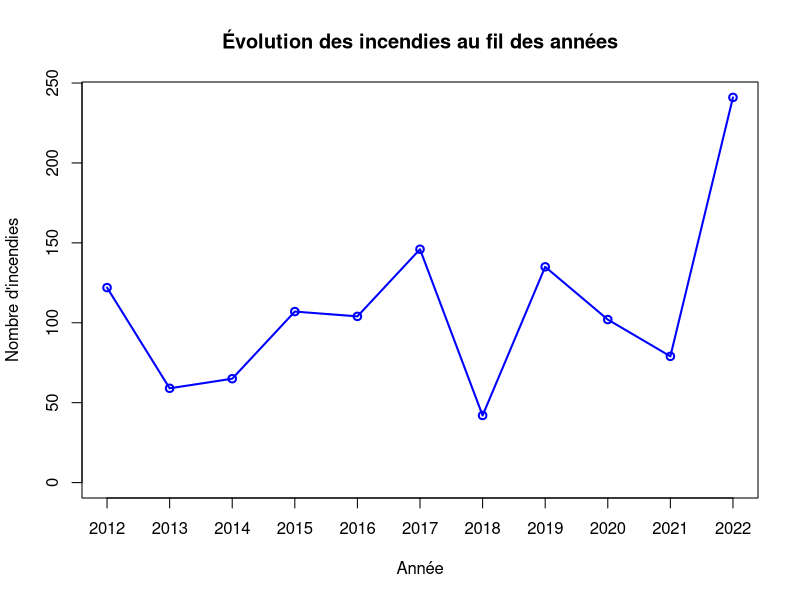
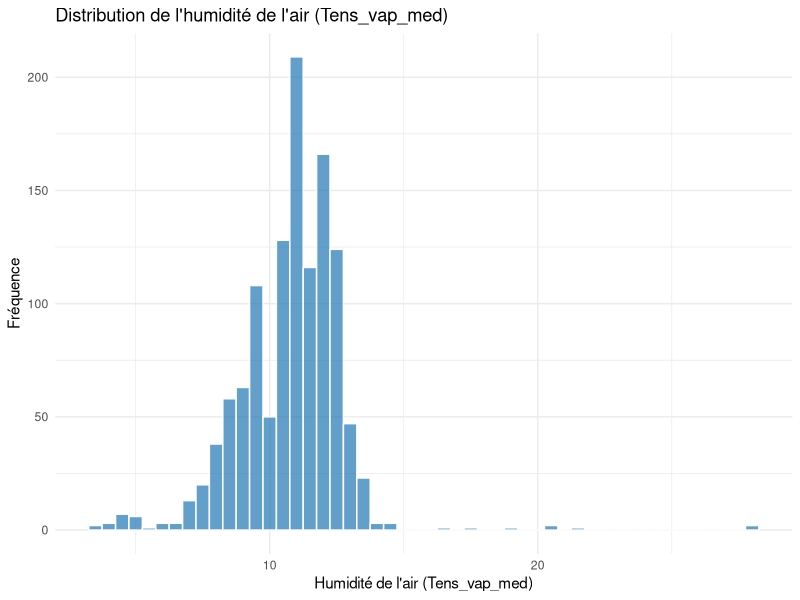
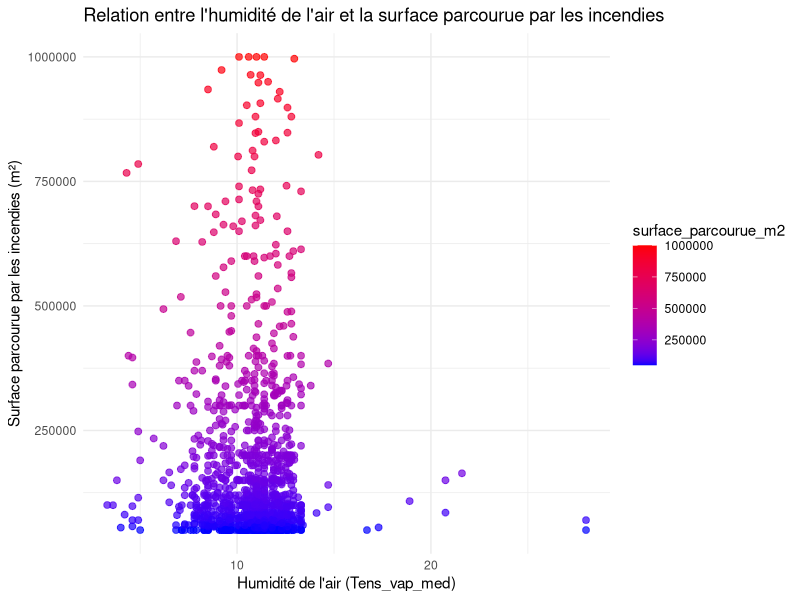
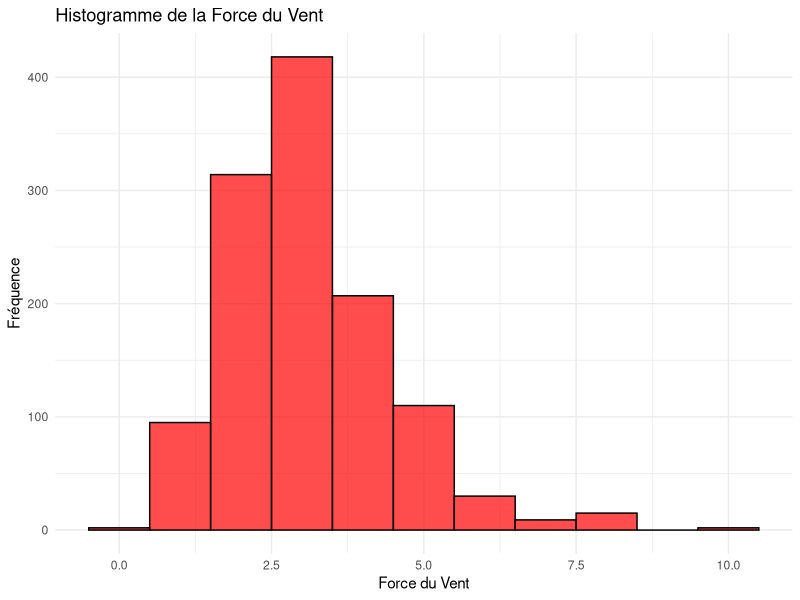
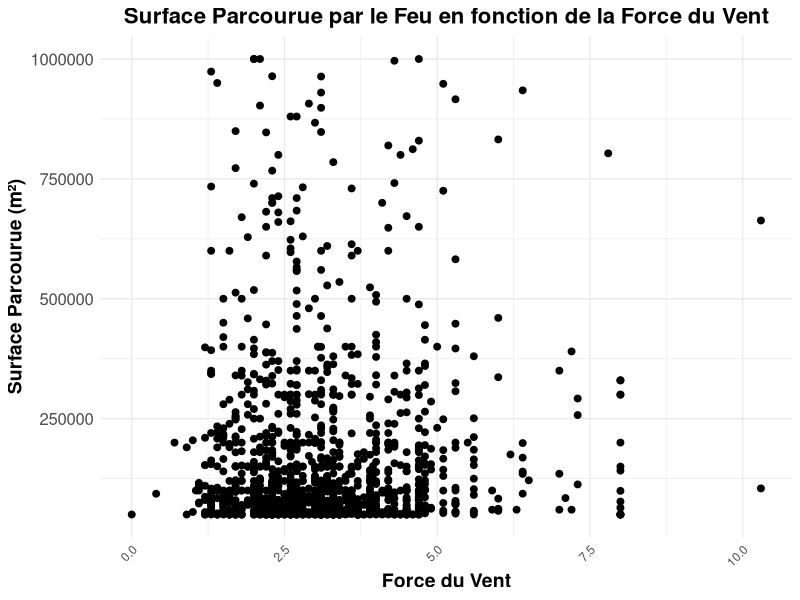

The R script that drew these images, in order:
## ---- chunk 1
# Charger les données
donnees <- read.csv("../Data/donnees_incendies.csv")

annee_freq <- table(donnees$annee)

# Créer un graphique en ligne
plot(annee_freq, 
     type="o",  # "o" pour un graphique avec des points et des lignes
     col="blue", 
     main="Évolution des incendies au fil des années", 
     xlab="Année", 
     ylab="Nombre d'incendies")
## ---- chunk 2
library(ggplot2)
data <- read.csv("../Exports/export_Humidites.csv")
ggplot(data, aes(x = Tens_vap_med)) +
  geom_histogram(binwidth = 0.5, fill = "#1f77b4", color = "white", alpha = 0.7) +
  labs(title = "Distribution de l'humidité de l'air (Tens_vap_med)", 
       x = "Humidité de l'air (Tens_vap_med)", 
       y = "Fréquence") +
  theme_minimal()
## ---- chunk 3
library(ggplot2)
data <- read.csv("../Exports/export_Humidites.csv")
ggplot(data, aes(x = Tens_vap_med, y = surface_parcourue_m2)) +
  geom_point(aes(color = surface_parcourue_m2), size = 2, alpha = 0.7) + 
  scale_color_gradient(low = "blue", high = "red") + 
  labs(title = "Relation entre l'humidité de l'air et la surface parcourue par les incendies", 
       x = "Humidité de l'air (Tens_vap_med)", 
       y = "Surface parcourue par les incendies (m²)") +
  theme_minimal()

## ---- chunk 4
correlation <- cor(data$Tens_vap_med, data$surface_parcourue_m2, use = "complete.obs")
print(paste("Corrélation entre Tens_vap_med et surface_parcourue_m2: ", correlation))
## ---- chunk 5
library(ggplot2)
data <- read.csv("../Exports/export_vents.csv")
ggplot(data, aes(x = Force_vent_med)) +
  geom_histogram(binwidth = 1, fill = "red", color = "black", alpha = 0.7) +
  labs(title = "Histogramme de la Force du Vent", x = "Force du Vent", y = "Fréquence") +
  theme_minimal()
## ---- chunk 6
library(ggplot2)

# Charger le jeu de données (remplacez par le chemin de votre fichier CSV)
data <- read.csv("../Exports/export_vents.csv")

# Diagramme de dispersion simple
ggplot(data, aes(x = Force_vent_med, y = surface_parcourue_m2)) +
  geom_point(color = "black", size = 2) +  # Points noirs simples
  labs(title = "Surface Parcourue par le Feu en fonction de la Force du Vent", 
       x = "Force du Vent", 
       y = "Surface Parcourue (m²)") +
  theme_minimal() +  # Thème minimal pour une présentation épurée
  theme(
    axis.text.x = element_text(angle = 45, hjust = 1),  # Incliner les labels de l'axe X pour une meilleure lisibilité
    axis.text.y = element_text(size = 12),  # Lisibilité des valeurs sur l'axe Y
    axis.title = element_text(size = 14, face = "bold"),  # Titre des axes en gras
    plot.title = element_text(size = 16, face = "bold", hjust = 0.5)  # Titre du graphique en gras et centré
  )
